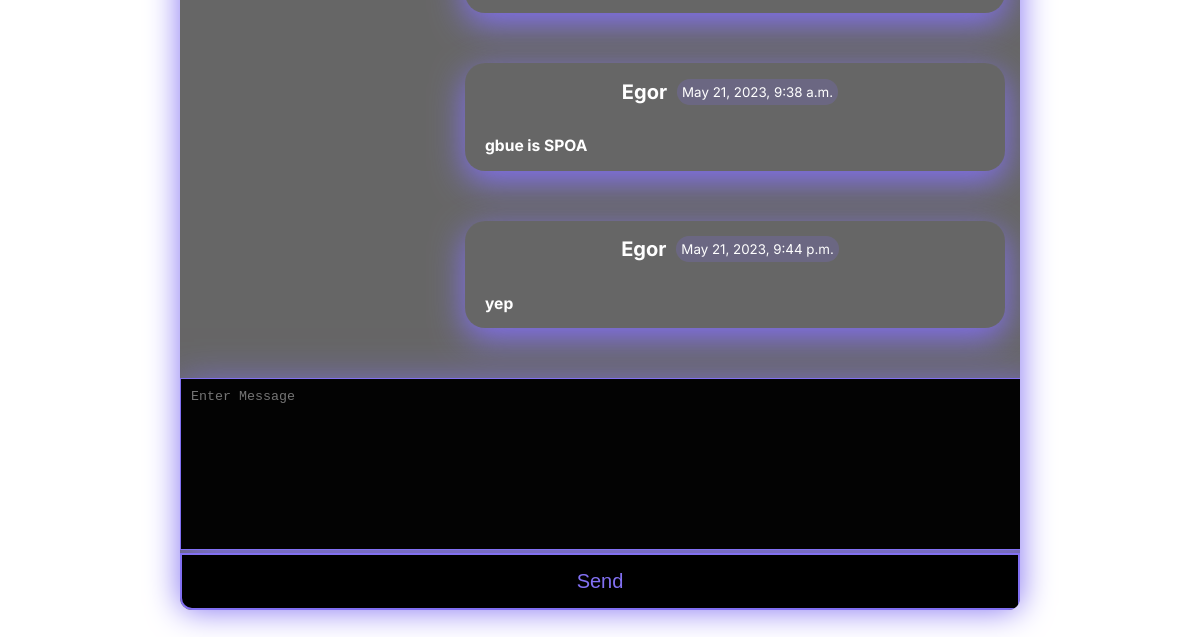
/chat/1 (signed in, lower part), run on an earlier commit of the app's database.
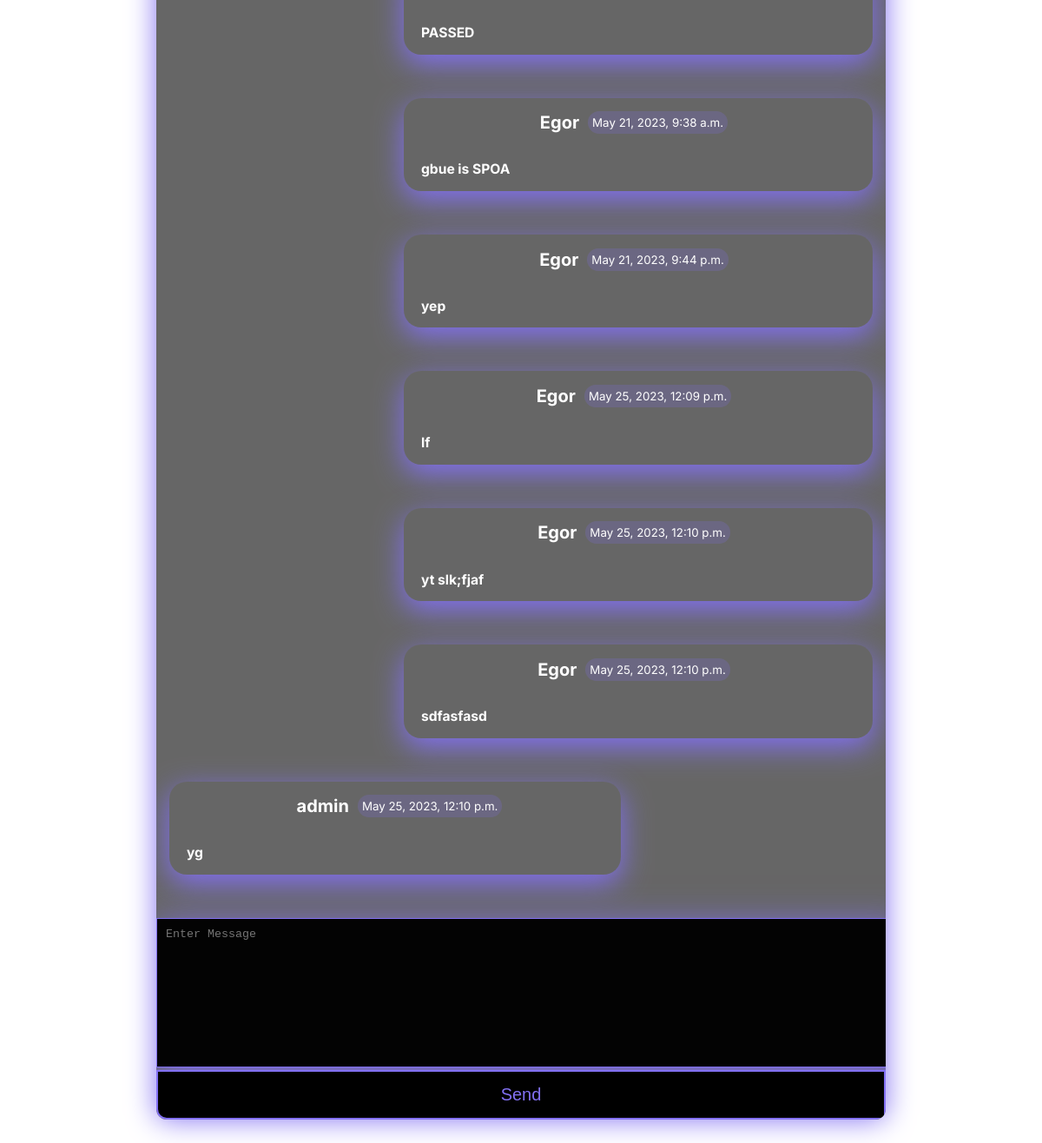
And on a later commit of the database.
### users/models.py (models this page shows)
class Profile(models.Model):
    user = models.OneToOneField(to=User, on_delete=models.CASCADE)
    name = models.CharField(max_length=50)
    surname = models.CharField(max_length=50)
    avatar = models.ImageField(upload_to="images/profile_avatars/",
                               default="images/DEFAULT_AVATAR.png",
                               blank=True)
    about = models.CharField(max_length=500)
    country = models.CharField(max_length=50, blank=True)
    city = models.CharField(max_length=50, blank=True)
    education = models.CharField(max_length=150, blank=True)
    company = models.CharField(max_length=150, blank=True)
    hobby = models.CharField(max_length=150, blank=True)
    class Meta:
        verbose_name = _('profile')
        verbose_name_plural = _('profiles')

### chat/models.py (models this page shows)
class Message(models.Model):
    chat = models.ForeignKey(to=Chat, on_delete=models.CASCADE,
                             verbose_name=_('chat'))
    author = models.ForeignKey(to=User, on_delete=models.CASCADE,
                               verbose_name=_('author'))
    content = models.TextField(verbose_name=_('content'))
    is_read = models.BooleanField(default=False,
                                  verbose_name=_('message has been read'))
    date_create = models.DateTimeField(auto_now=True,
                                       verbose_name=_('date of creation'))
    class Meta:
        verbose_name = _('message')
        verbose_name_plural = _('messages')

### chat/views.py (the view)
# urls.py: path('chat/<int:id>', chat_views.chat_page, name='chat'),
@login_required
def chat_page(request, id):
    context = {}
    try:
        chat = Chat.objects.get(id=id)
    except Chat.DoesNotExist:
        return redirect('chatlist')
    try:
        access = Access.objects.get(user=request.user, chat=chat)
        if access.mode == 0:
            return redirect('chatlist')
    except Access.DoesNotExist:
        return redirect('chatlist')
    if request.method == 'POST':
        message_form = MessageForm(request.POST)
        if message_form.is_valid():
            send_message(chat, request.user, message_form.data['content'])
            context['message_form'] = MessageForm()
        else:
            context['message_form'] = message_form
    else:
        context['message_form'] = MessageForm()
    messages = get_chat_messages(chat, request.user)
    chat = generate_chat(chat, request.user)
    context['chat'] = chat
    context['messages'] = [ChatSerializer.messageToDict(message, request.user)
                           for message in messages]
    return render(request, 'chat.html', context)

### chat/forms.py
class MessageForm(forms.Form):
    content = forms.CharField(widget=forms.Textarea(
        attrs={'class': 'message_area',
               'placeholder': 'Enter Message'}
    ))

### chat/serializers.py (called while the page is built)
    def messageToDict(message: Message, user: User):
        author = get_profile(message.author)
        response = {
            'id': message.id,
            'author': author.name,
            'content': message.content,
            'date_create': message.date_create,
            'isMyown': message.author == user,
        }
        return response

### chat/utils.py (called while the page is built)
def generate_chat(chat: Chat, current_user: User) -> dict:
    response = {'id': chat.id,
                'name': get_chat_name(chat, current_user),
                'avatar': get_chat_avatar(chat, current_user),
                'last_message': get_last_message(chat),
                'is_multy': chat.is_multy,
                'info_link': get_chat_info_link(chat, current_user)}
    return response

def get_last_message(chat: Chat) -> Message:
    message = Message.objects.filter(chat=chat).last()
    return message

def get_chat_messages(chat: Chat, current_user: User):
    messages = Message.objects.filter(chat=chat)
    return messages

### chat/templates/chat.html (shortened to what this page needs)
{% extends 'base.html' %}
{% load static %}
{% block style %}<link rel="stylesheet" href="{% static '/css/chat.css' %}">{% endblock %}
{% block content %}
<div class="messenger_box" id="messenger_box">
<div class="messenger_contener">
    {% for message in messages %}
            {% if message.isMyown %}
            <div class="message_own">
            {% else %}
            <div class="message">
            {% endif %}
                <div class="chat_texts">
                <div class="timestamp">
                    <h2>{{ message.author }}</h2>
                    <p class="time">{{message.date_create}}</p>
                </div>
                <h3 class="message-text">{{ message.content}}</h3>
                </div>
            </div>
    {% endfor %}
</div>
    <form class="input-area-mess" method="POST">
        {% for field in message_form %}
        {{ field }}
        {% endfor %}
        <button class="btn_message">Send</button>
    </form>
</div>
{% endblock %}

What changed in the data, as far as the page shows it:
now on this page (row unchanged): Message: content "PASSED"
added Message: date_create "May 25, 2023, 12:09 p.m.", content "lf"
added Message: date_create "May 25, 2023, 12:10 p.m.", content "yt slk;fjaf"
added Message: date_create "May 25, 2023, 12:10 p.m.", content "sdfasfasd"
now on this page (row unchanged): Profile: author "admin"
added Message: date_create "May 25, 2023, 12:10 p.m.", content "yg"
Also different on the page:
new list line: "Egor"
